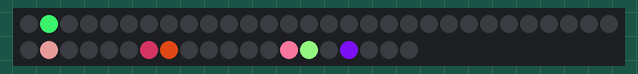
Recording of a program running on a simulated Raspberry Pi Pico running MicroPython. On the bench: 50 RGB LEDs in strip order, left to right, continuing on the next row. Random numbers come from a fixed seed.

Above: at 0.35 s.
At 2.06 s:
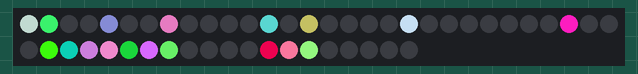
At 4.19 s:
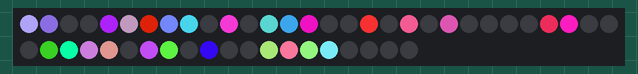
At 7.21 s:
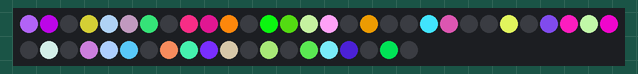
At 19.62 s:
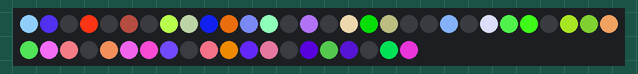
At 38.98 s:
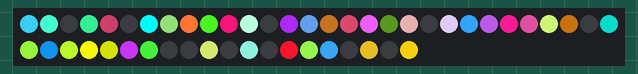

The program:

randomsparkles.py
```python
from PIO_WS2812B_NeoPixel import set_LED, refresh_LEDs, NUM_LEDS
import random
import time

def random_color():
    r = random.randint(0, 255)
    g = random.randint(0, 255)
    b = random.randint(0, 255)
    return (r, g, b)

while True:
    no_pixels_updated = random.randint(1, 5)
    for _ in range(no_pixels_updated):
        pixel = random.randint(0, NUM_LEDS-1)
        r, g, b = random_color()
        set_LED(pixel, r, g, b)
    pixel_off = random.randint(0, NUM_LEDS-1)
    set_LED(pixel_off, 0, 0, 0)
    refresh_LEDs()
    sleeptime = random.randint(1, 3);
    time.sleep(0.1* sleeptime)
```

PIO_WS2812B_NeoPixel.py
```python
import array, time
from machine import Pin
from rp2 import PIO, StateMachine, asm_pio

# Configure the number of WS2812 LEDs.
NUM_LEDS = 50

# pio deals in 32 bit machine words
ar = array.array("I", [0 for _ in range(NUM_LEDS)])

@asm_pio(sideset_init=PIO.OUT_LOW,
         out_shiftdir=PIO.SHIFT_LEFT,
         autopull=True,
         pull_thresh=24)
def ws2812():
    T1 = 2
    T2 = 5
    T3 = 3
    label("bitloop")
    out(x, 1)				.side(0) [T3 - 1]
    jmp(not_x, "do_zero")	.side(1) [T1 - 1]
    jmp("bitloop")			.side(1) [T2 - 1]
    label("do_zero")
    nop()					.side(0) [T2 - 1]

def set_LED(n, r, g, b):
    ar[n] = (r << 16) + (g << 8) + b

def refresh_LEDs():
    sm.put(ar, 8) # shift 8 bits, as we will ignore 8 of every 32.

# Create a StateMachine with the ws2812 code and output on Pin(15).
# Pin 15 matches Pimoroni Plasma Stick 2040W
sm = StateMachine(0, ws2812, freq=8000000, sideset_base=Pin(15))

# Start the StateMachine, it will wait for data on its FIFO.
sm.active(1)
```
